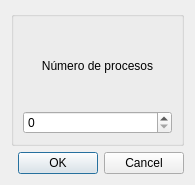
<?xml version="1.0" encoding="UTF-8"?>
<ui version="4.0">
 <class>NumDialog</class>
 <widget class="QDialog" name="NumDialog">
  <property name="geometry">
   <rect>
    <x>0</x>
    <y>0</y>
    <width>195</width>
    <height>185</height>
   </rect>
  </property>
  <property name="windowTitle">
   <string>Dialog</string>
  </property>
  <layout class="QVBoxLayout" name="verticalLayout">
   <item>
    <widget class="QGroupBox" name="numero_groupBox">
     <property name="title">
      <string/>
     </property>
     <layout class="QVBoxLayout" name="verticalLayout_2">
      <item>
       <widget class="QLabel" name="numero_label">
        <property name="text">
         <string>Número de procesos</string>
        </property>
        <property name="alignment">
         <set>Qt::AlignCenter</set>
        </property>
       </widget>
      </item>
      <item>
       <widget class="QSpinBox" name="numero_spinBox"/>
      </item>
     </layout>
    </widget>
   </item>
   <item>
    <widget class="QDialogButtonBox" name="num_aceptar_buttonBox">
     <property name="orientation">
      <enum>Qt::Horizontal</enum>
     </property>
     <property name="standardButtons">
      <set>QDialogButtonBox::Cancel|QDialogButtonBox::Ok</set>
     </property>
    </widget>
   </item>
  </layout>
 </widget>
 <resources/>
 <connections>
  <connection>
   <sender>num_aceptar_buttonBox</sender>
   <signal>accepted()</signal>
   <receiver>NumDialog</receiver>
   <slot>accept()</slot>
   <hints>
    <hint type="sourcelabel">
     <x>248</x>
     <y>254</y>
    </hint>
    <hint type="destinationlabel">
     <x>157</x>
     <y>274</y>
    </hint>
   </hints>
  </connection>
  <connection>
   <sender>num_aceptar_buttonBox</sender>
   <signal>rejected()</signal>
   <receiver>NumDialog</receiver>
   <slot>reject()</slot>
   <hints>
    <hint type="sourcelabel">
     <x>316</x>
     <y>260</y>
    </hint>
    <hint type="destinationlabel">
     <x>286</x>
     <y>274</y>
    </hint>
   </hints>
  </connection>
 </connections>
</ui>
